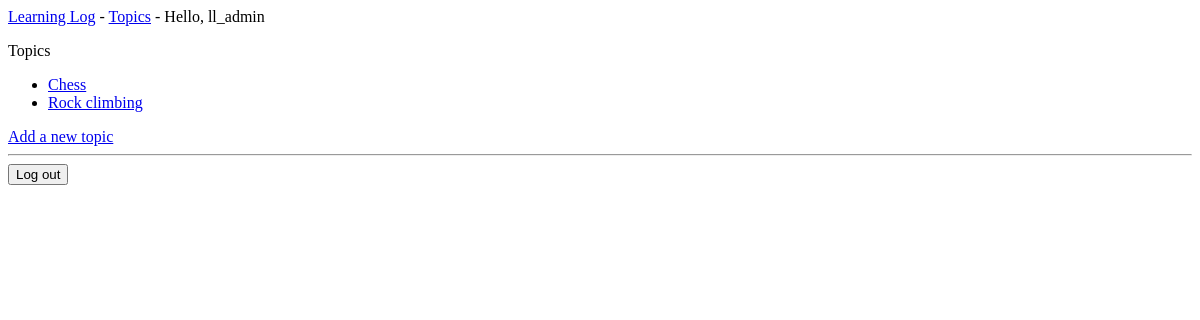
Page /topics/ (signed in) on the earlier database version.
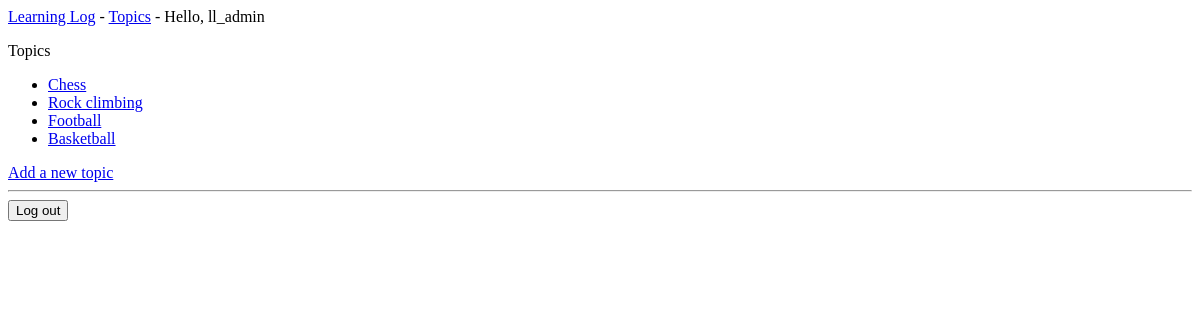
Same page on the later database version.
### learning_logs/models.py (models this page shows, shortened)
class Topic(models.Model):
    text = models.CharField(max_length=200)
    date_added = models.DateTimeField(auto_now_add=True)

### learning_logs/views.py (the view)
# urls.py: path('topics/', views.topics, name='topics'),
@login_required
def topics(request):
    topics = Topic.objects.order_by('date_added')
    context = {'topics': topics}
    return render(request, 'learning_logs/topics.html', context)

### learning_logs/templates/learning_logs/topics.html
{% extends 'learning_logs/base.html' %}
{% block content %}
<p>Topics</p>
<ul>
    {% for topic in topics %}
    <li>
        <a href="{% url 'learning_logs:topic' topic.id %}">
            {{ topic.text }}
        </a>
    </li>
    {% empty %}
    <li>No topics have been added yet.</li>
    {% endfor %}
</ul>
<a href="{% url 'learning_logs:new_topic' %}"> Add a new topic </a>
{% endblock content %}

### learning_logs/templates/learning_logs/base.html (shortened to what this page needs)
<p>
    <a href="{% url 'learning_logs:index' %}">Learning Log</a> -
    <a href="{% url 'learning_logs:topics' %}">Topics</a> -
    {% if user.is_authenticated %}
    Hello, {{ user.username }}
    {% else %}
    <a href="{% url 'accounts:register' %}">Register</a> -
    <a href="{% url 'accounts:login' %}">Log in</a>
    {% endif %}
</p>
{% block content %}{% endblock content %}
{% if user.is_authenticated  %}
    <hr />
    <form action="{% url 'accounts:logout' %}" method="post">
        <button name="submit">Log out</button>
    </form>
{% endif %}

Differences in the rows shown:
added Topic: text "Football"
added Topic: text "Basketball"
